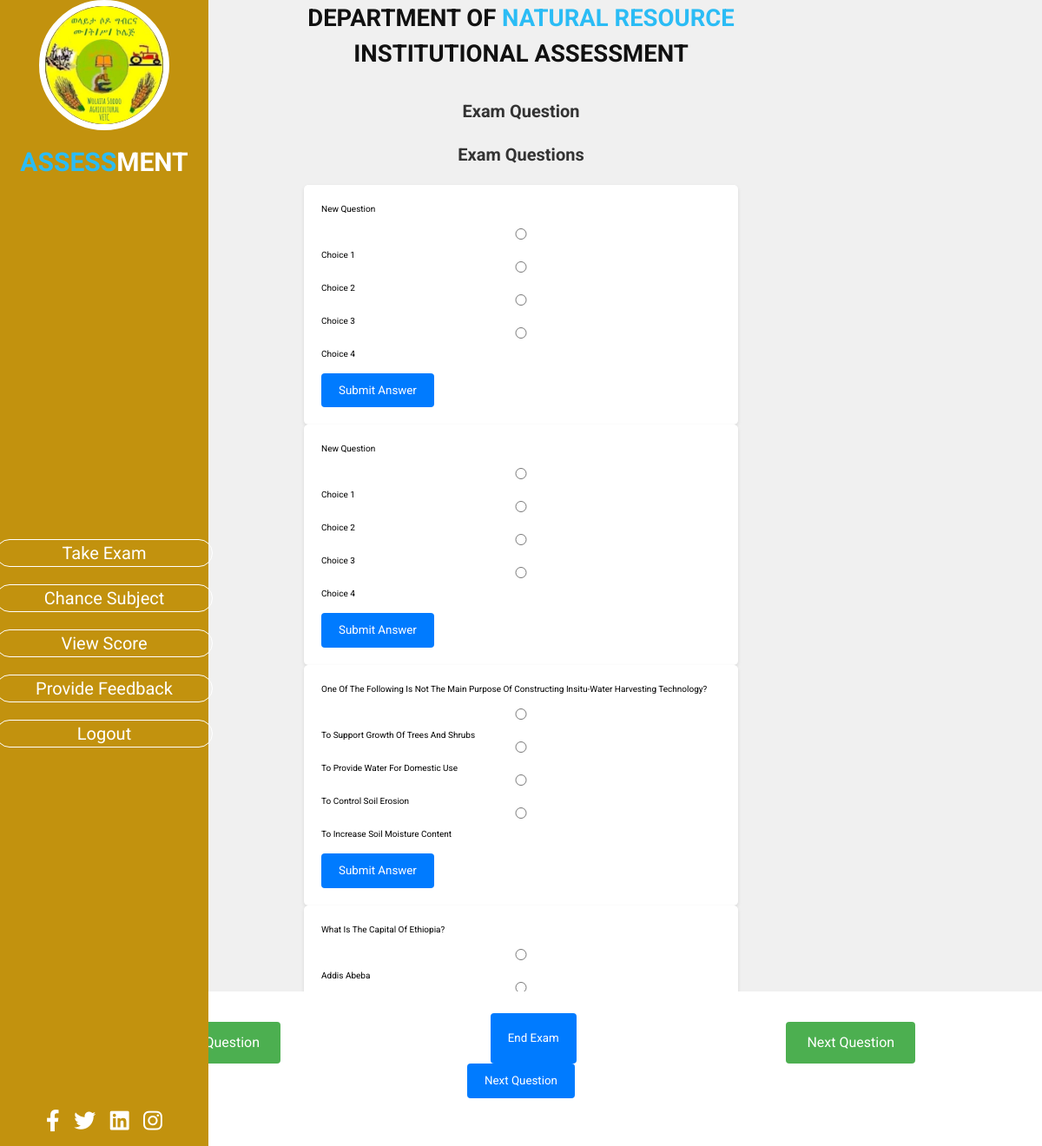
The app's page /Examination with its own data.
### website/models.py (models this page shows)
class Question(db.Model):
    id = db.Column(db.Integer, primary_key=True)
    question_text = db.Column(db.String(200))
    choice1 = db.Column(db.String(100))
    choice2 = db.Column(db.String(100))
    choice3 = db.Column(db.String(100))
    choice4 = db.Column(db.String(100))
    correct_answer = db.Column(db.Integer)

### website/auth.py (the view)
@auth.route('/Examination', methods=['GET', 'POST'])
def Examination():
    questions = Question.query.all()
    questions_data = []
    for question in questions:
        question_data = {
            'id': question.id,
            'question_text': question.question_text,
            'choice1': question.choice1,
            'choice2': question.choice2,
            'choice3': question.choice3,
            'choice4': question.choice4
        }
        questions_data.append(question_data)
    return render_template('exam_question.html', questions=questions_data)

### website/template/exam_question.html (shortened to what this page needs)
<!DOCTYPE html>
<html lang="en">
<head>
    <link rel="stylesheet" href="https://cdnjs.cloudflare.com/ajax/libs/font-awesome/6.2.1/css/all.min.css">
    <link rel="stylesheet" href="../static/styles.css">
</head>
<body>
<header>
    <div class="user">
        <img src="../static/images/logo.jpg" alt="">
        <a href="#" class="logo"><span>Assess</span>Ment</a>
    </div>
    <ul class="navbar">
        <a href="/submit_answer">Take Exam</a>
        <a href="/feedback">chance subject</a>
        <a href="/feedback">View Score</a>
        <a href="/feedback">provide feedback</a>
        <a href="/">Logout</a>
    </ul>
    <div class="social_icon">
        <span><a href="https://www.facebook.com"><i class="fab fa-facebook-f"></i></a></span>
        <span><a href="https://www.twitter.com"><i class="fab fa-twitter"></i></a></span>
        <span><a href="https://www.linkedin.com"><i class="fab fa-linkedin"></i></a></span>
        <span><a href="https://www.instagram.com"><i class="fab fa-instagram"></i></a></span>
    </div>
</header>
    <h1 class="heading"> Department of<span> natural resource  </span></br> institutional Assessment</h1>
   <h1>Exam Question</h1>
   <h1>Exam Questions</h1>
   {% for question in questions %}
       <form action="/submit_answer" method="post">
           <p>{{ question.question_text }}</p>
           <br>
           <div><input type="radio" name="answer" value="1"> {{ question.choice1 }} </div>
           <div><input type="radio" name="answer" value="2"> {{ question.choice2 }} </div>
           <div><input type="radio" name="answer" value="3"> {{ question.choice3 }} </div>
           <div><input type="radio" name="answer" value="4"> {{ question.choice4 }} </div>
           <br>
           <button type="submit">Submit Answer</button>
       </form>
   {% endfor %}
    <section class="footer">
        <div class="button-container">
            <a href="#previous" class="btn">Previous Question</a>
            <button type="submit">End exam</button>
            <a href="#Next" class="btn">Next Question</a>
        </div>
        <button onclick="showNextQuestion()">Next Question</button>
</html>

### website/static/styles.css (style rules this page uses)
:root { --main-color:#2bbcf5; }
* { font-family: 'Roboto', sans-serif; margin: 0; padding: 0; box-sizing: border-box; outline: none; border: none; text-transform: capitalize; text-decoration: none; transition: all -2s linear; line-height: 1.5; }
html { font-size: 62.5%; overflow-x: hidden; scroll-behavior: smooth; }
body { background: white; padding-left: 30rem; }
::placeholder { color: #9b9a9a; }
section { padding:1rem 5%; min-height: 100vh; }
.heading { font-size: 2.75rem; padding-bottom: 1rem; color: #111; text-transform: uppercase; }
.heading span { color:var(--main-color); text-transform: uppercase; }
.btn { display: inline-block; margin-top: 1rem; padding: .7rem 2rem; background:var(--main-color); color: #fff; cursor: pointer; font-size: 1.7rem; }
header { position: fixed; top: 0; left: 0; bottom: 0; width: 20%; background: #c2920e; display: flex; align-items: center; justify-content: space-between; z-index: 1000; flex-flow: column; padding: 8rem 2rem; text-align: center; }
header .user img { height:15rem; width:15rem; border-radius: 50%; margin-top: -1rem; margin-bottom: 1rem; border:.7rem solid white }
header .logo { text-transform: uppercase; color: #fff; font-size: 3rem; font-weight: bolder; }
header .logo span { text-transform: uppercase; color:var(--main-color); }
header .navbar a { display: block; border: .1rem solid #fff; border-radius: 2rem; width: 25rem; font-size: 2rem; color: #fff; margin: 2rem 0; }
header .social_icon a { font-size: 2.5rem; color: #fff; margin: 0 .7rem; }
.btn { display: inline-block; padding: 12px 24px; background-color: #4CAF50; color: white; border: none; border-radius: 4px; cursor: pointer; font-size: 16px; }
.footer { position: fixed; top: 85%; left: 0; bottom: 0; width: 100%; margin-top: 2rem; font-size: 2rem; padding:2.5rem; text-align: center; color:#666; background: #fff; }
.button-container { display: flex; justify-content: space-around; }
body { font-family: 'Roboto', sans-serif; margin: 0; padding: 0; background-color: #f5f5f5; }
header { background-color: #c2920e; color: #fff; padding: 1rem; }
h1 { text-align: center; margin-bottom: 2rem; }
body { font-family: Arial, sans-serif; margin: 0; padding: 0; background-color: #f0f0f0; }
h1 { text-align: center; color: #333; }
form { max-width: 500px; margin: 0 auto; padding: 20px; background-color: #fff; border-radius: 5px; box-shadow: 0 2px 4px rgba(0, 0, 0, 0.1); }
input { width: 100%; padding: 8px; margin-bottom: 10px; border: 1px solid #ccc; border-radius: 4px; }
button { background-color: #007bff; color: #fff; padding: 10px 20px; border: none; border-radius: 4px; cursor: pointer; }

### records on screen
Question: question_text "New Question", choice1 "Choice 1", choice2 "Choice 2", choice3 "Choice 3", choice4 "Choice 4"
Question: question_text "New Question", choice1 "Choice 1", choice2 "Choice 2", choice3 "Choice 3", choice4 "Choice 4"
Question: question_text "One Of The Following Is Not The Main Purpose Of Constructing Insitu-Water Harvesting Technology?", choice1 "To Support Growth Of Trees And Shrubs", choice2 "To Provide Water For Domestic Use", choice3 "To Control Soil Erosion", choice4 "To Increase Soil Moisture Content"
Question: question_text "What Is The Capital Of Ethiopia?", choice1 "Addis Abeba"
